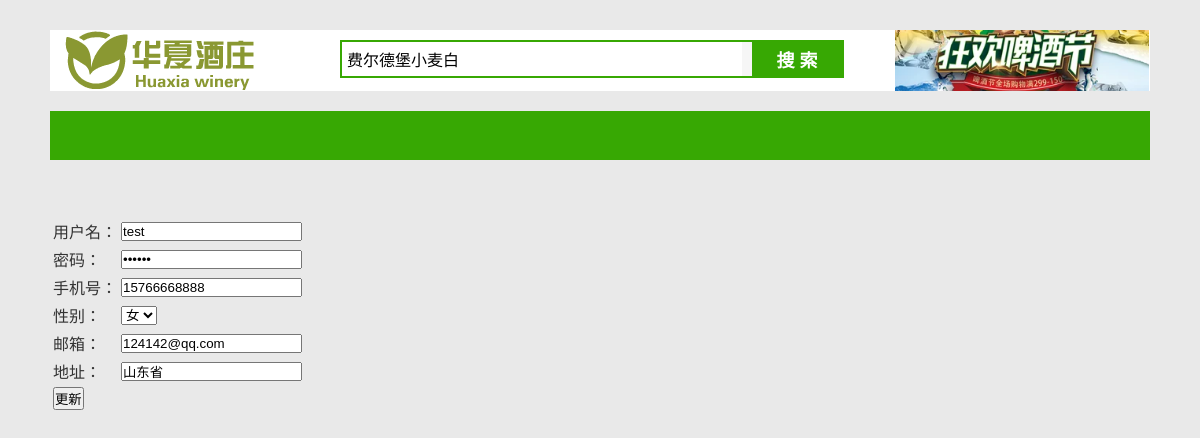
Page /user/edituserinfo.php?uid=1 on the committed database.
### tables this page shows
CREATE TABLE `user` (
  `id` int(11) NOT NULL AUTO_INCREMENT,
  `uname` varchar(255) NOT NULL,
  `pwd` varchar(255) NOT NULL,
  `tel` varchar(30) DEFAULT NULL,
  `sex` varchar(20) DEFAULT NULL,
  `email` varchar(255) DEFAULT NULL,
  `address` varchar(255) DEFAULT NULL,
  `avatar` varchar(255) DEFAULT '/user/touxiang/default.jpg',
  PRIMARY KEY (`id`)
);

### user/edituserinfo.php (the view, shortened to what this page needs)
<?php
include '../conn.php';
$uid=$_REQUEST['uid'];
$sql = "SELECT * FROM user where id = '".$uid."'";
$result = $conn->query($sql);
?>
<!DOCTYPE>
<html>
<head>
  <link rel="stylesheet" type="text/css" href="../css/general.css">
  <link rel="stylesheet" type="text/css" href="../css/index.css">
</head>
<body>
<?php include '../header.php'; ?>
<div class="container w1100">
      <br>  <br>  <br>  <br>
      <p style="font-size:30px">
<?php
while($row = $result->fetch_assoc()) {
 ?>
 <form class="" action="doedituserinfo.php?uid=<?php echo $uid?>" method="post">
<table>
  <tr>
    <td>用户名：</td>
    <td><input type="text" name="username" value="<?php echo $row['uname']?>"></td>
  </tr>
  <tr>
    <td>密码：</td>
    <td><input type="password" name="password" value="<?php echo $row['pwd']?>"></td>
  </tr>
  <tr>
    <td>手机号：</td>
    <td><input type="text" name="tel" value="<?php echo $row['tel']?>"></td>
  </tr>
  <tr>
    <td>性别：</td>
    <td>
      <select class="" name="sex">
        <option value="0">女</option>
      </select>
    </td>
  </tr>
  <tr>
    <td>邮箱：</td>
    <td><input type="text" name="email" value="<?php echo $row['email']?>"></td>
  </tr>
  <tr>
    <td>地址：</td>
    <td>
    <input type="text" name="address" value="<?php echo $row['address']?>">
    </td>
  </tr>
  <tr>
    <td colspan="2"><input type="submit" name="" value="更新"></td>
  </tr>
</table>
</form>
<?php } ?>
 </p>
</div>
<div class="footer mt20">
</body></html>

### css/general.css (style rules this page uses)
body, html { font:12px Tahoma,Arial,Helvetica,sans-serif;color:#333; background:#e9e9e9; }
body,html,h1,h2,h3,h4,h5,ol,ul,li,dl,dt,dd,p,span,form,input,img { margin:0;padding:0; }
.mt20 { margin-top:20px; }
div.w1100 { width:1100px; }
.container { margin-left:auto;margin-right:auto; }
.footer { width:1110px;height:auto;margin-left:auto;margin-right:auto;padding-bottom:10px; }

### rows in the picture
user: username "test", tel "15766668888", email "124142@qq.com", address "山东省"
